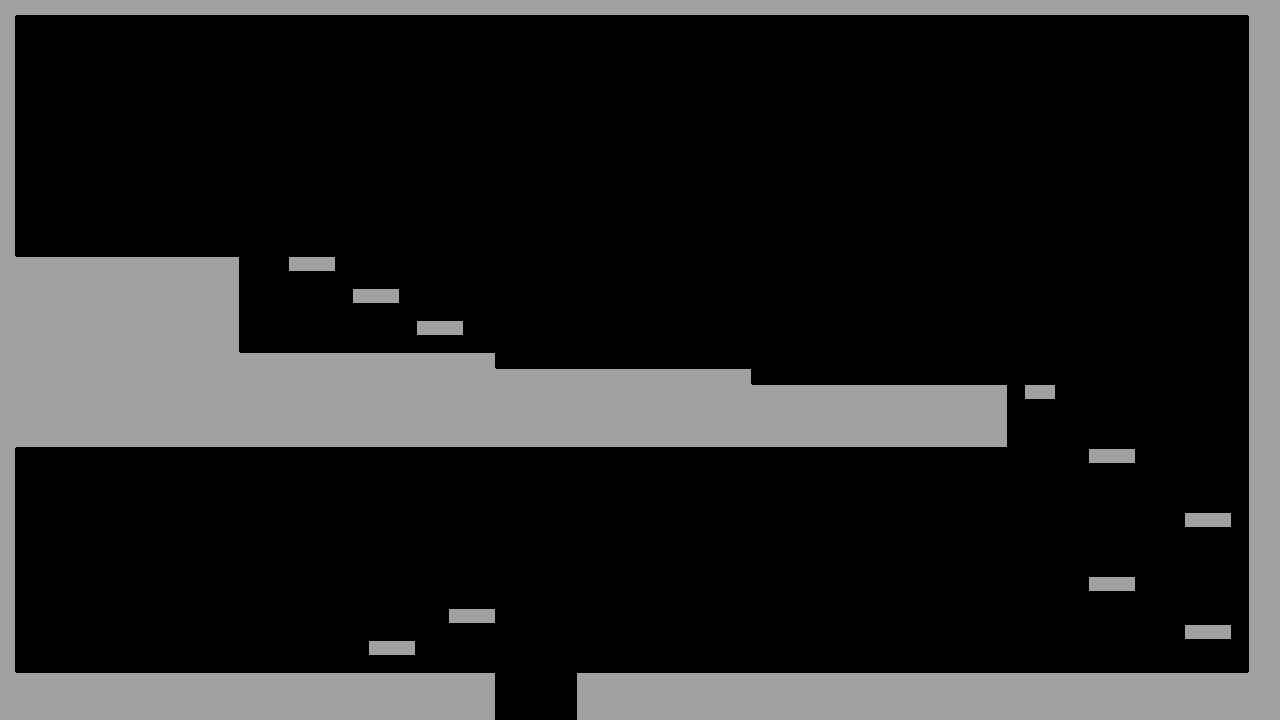

Below is a game level as drawn by its tile map, then a one-line description and the .tmx file that defines it, in full:
An orthogonal 80x45 tile map with 16x16 px tiles, 1 tile layer (Tile Layer 1).

<map version="1.10" tiledversion="1.11.2" orientation="orthogonal" renderorder="right-down" width="80" height="45" tilewidth="16" tileheight="16" infinite="0" nextlayerid="2" nextobjectid="1">
 <editorsettings>
  <export target="Level1.lua" format="lua" />
 </editorsettings>
 <tileset firstgid="1" name="MetalTiles" tilewidth="16" tileheight="16" tilecount="16" columns="4">
  <image source="tilesmetal.png" width="64" height="64" />
 </tileset>
 <layer id="1" name="Tile Layer 1" width="80" height="45">
  <data encoding="csv">
6,10,10,10,10,10,10,10,10,10,10,10,10,10,10,10,10,10,10,10,10,10,10,10,10,10,10,10,10,10,10,10,10,10,10,10,10,10,10,10,10,10,10,10,10,10,10,10,10,10,10,10,10,10,10,10,10,10,10,10,10,10,10,10,10,10,10,10,10,10,10,10,10,10,10,10,10,10,6,6,
7,0,0,0,0,0,0,0,0,0,0,0,0,0,0,0,0,0,0,0,0,0,0,0,0,0,0,0,0,0,0,0,0,0,0,0,0,0,0,0,0,0,0,0,0,0,0,0,0,0,0,0,0,0,0,0,0,0,0,0,0,0,0,0,0,0,0,0,0,0,0,0,0,0,0,0,0,0,5,6,
7,0,0,0,0,0,0,0,0,0,0,0,0,0,0,0,0,0,0,0,0,0,0,0,0,0,0,0,0,0,0,0,0,0,0,0,0,0,0,0,0,0,0,0,0,0,0,0,0,0,0,0,0,0,0,0,0,0,0,0,0,0,0,0,0,0,0,0,0,0,0,0,0,0,0,0,0,0,5,6,
7,0,0,0,0,0,0,0,0,0,0,0,0,0,0,0,0,0,0,0,0,0,0,0,0,0,0,0,0,0,0,0,0,0,0,0,0,0,0,0,0,0,0,0,0,0,0,0,0,0,0,0,0,0,0,0,0,0,0,0,0,0,0,0,0,0,0,0,0,0,0,0,0,0,0,0,0,0,5,6,
7,0,0,0,0,0,0,0,0,0,0,0,0,0,0,0,0,0,0,0,0,0,0,0,0,0,0,0,0,0,0,0,0,0,0,0,0,0,0,0,0,0,0,0,0,0,0,0,0,0,0,0,0,0,0,0,0,0,0,0,0,0,0,0,0,0,0,0,0,0,0,0,0,0,0,0,0,0,5,6,
7,0,0,0,0,0,0,0,0,0,0,0,0,0,0,0,0,0,0,0,0,0,0,0,0,0,0,0,0,0,0,0,0,0,0,0,0,0,0,0,0,0,0,0,0,0,0,0,0,0,0,0,0,0,0,0,0,0,0,0,0,0,0,0,0,0,0,0,0,0,0,0,0,0,0,0,0,0,5,6,
7,0,0,0,0,0,0,0,0,0,0,0,0,0,0,0,0,0,0,0,0,0,0,0,0,0,0,0,0,0,0,0,0,0,0,0,0,0,0,0,0,0,0,0,0,0,0,0,0,0,0,0,0,0,0,0,0,0,0,0,0,0,0,0,0,0,0,0,0,0,0,0,0,0,0,0,0,0,5,6,
7,0,0,0,0,0,0,0,0,0,0,0,0,0,0,0,0,0,0,0,0,0,0,0,0,0,0,0,0,0,0,0,0,0,0,0,0,0,0,0,0,0,0,0,0,0,0,0,0,0,0,0,0,0,0,0,0,0,0,0,0,0,0,0,0,0,0,0,0,0,0,0,0,0,0,0,0,0,5,6,
7,0,0,0,0,0,0,0,0,0,0,0,0,0,0,0,0,0,0,0,0,0,0,0,0,0,0,0,0,0,0,0,0,0,0,0,0,0,0,0,0,0,0,0,0,0,0,0,0,0,0,0,0,0,0,0,0,0,0,0,0,0,0,0,0,0,0,0,0,0,0,0,0,0,0,0,0,0,5,6,
7,0,0,0,0,0,0,0,0,0,0,0,0,0,0,0,0,0,0,0,0,0,0,0,0,0,0,0,0,0,0,0,0,0,0,0,0,0,0,0,0,0,0,0,0,0,0,0,0,0,0,0,0,0,0,0,0,0,0,0,0,0,0,0,0,0,0,0,0,0,0,0,0,0,0,0,0,0,5,6,
7,0,0,0,0,0,0,0,0,0,0,0,0,0,0,0,0,0,0,0,0,0,0,0,0,0,0,0,0,0,0,0,0,0,0,0,0,0,0,0,0,0,0,0,0,0,0,0,0,0,0,0,0,0,0,0,0,0,0,0,0,0,0,0,0,0,0,0,0,0,0,0,0,0,0,0,0,0,5,6,
7,0,0,0,0,0,0,0,0,0,0,0,0,0,0,0,0,0,0,0,0,0,0,0,0,0,0,0,0,0,0,0,0,0,0,0,0,0,0,0,0,0,0,0,0,0,0,0,0,0,0,0,0,0,0,0,0,0,0,0,0,0,0,0,0,0,0,0,0,0,0,0,0,0,0,0,0,0,5,6,
7,0,0,0,0,0,0,0,0,0,0,0,0,0,0,0,0,0,0,0,0,0,0,0,0,0,0,0,0,0,0,0,0,0,0,0,0,0,0,0,0,0,0,0,0,0,0,0,0,0,0,0,0,0,0,0,0,0,0,0,0,0,0,0,0,0,0,0,0,0,0,0,0,0,0,0,0,0,5,6,
7,0,0,0,0,0,0,0,0,0,0,0,0,0,0,0,0,0,0,0,0,0,0,0,0,0,0,0,0,0,0,0,0,0,0,0,0,0,0,0,0,0,0,0,0,0,0,0,0,0,0,0,0,0,0,0,0,0,0,0,0,0,0,0,0,0,0,0,0,0,0,0,0,0,0,0,0,0,5,6,
7,0,0,0,0,0,0,0,0,0,0,0,0,0,0,0,0,0,0,0,0,0,0,0,0,0,0,0,0,0,0,0,0,0,0,0,0,0,0,0,0,0,0,0,0,0,0,0,0,0,0,0,0,0,0,0,0,0,0,0,0,0,0,0,0,0,0,0,0,0,0,0,0,0,0,0,0,0,5,6,
7,0,0,0,0,0,0,0,0,0,0,0,0,0,0,0,0,0,0,0,0,0,0,0,0,0,0,0,0,0,0,0,0,0,0,0,0,0,0,0,0,0,0,0,0,0,0,0,0,0,0,0,0,0,0,0,0,0,0,0,0,0,0,0,0,0,0,0,0,0,0,0,0,0,0,0,0,0,5,6,
6,2,2,2,2,2,2,2,2,2,2,2,2,2,3,0,0,0,13,14,15,0,0,0,0,0,0,0,0,0,0,0,0,0,0,0,0,0,0,0,0,0,0,0,0,0,0,0,0,0,0,0,0,0,0,0,0,0,0,0,0,0,0,0,0,0,0,0,0,0,0,0,0,0,0,0,0,0,5,6,
6,6,6,6,6,6,6,6,6,6,6,6,6,6,7,0,0,0,0,0,0,0,0,0,0,0,0,0,0,0,0,0,0,0,0,0,0,0,0,0,0,0,0,0,0,0,0,0,0,0,0,0,0,0,0,0,0,0,0,0,0,0,0,0,0,0,0,0,0,0,0,0,0,0,0,0,0,0,5,6,
6,6,6,6,6,6,6,6,6,6,6,6,6,6,7,0,0,0,0,0,0,0,13,14,15,0,0,0,0,0,0,0,0,0,0,0,0,0,0,0,0,0,0,0,0,0,0,0,0,0,0,0,0,0,0,0,0,0,0,0,0,0,0,0,0,0,0,0,0,0,0,0,0,0,0,0,0,0,5,6,
6,6,6,6,6,6,6,6,6,6,6,6,6,6,7,0,0,0,0,0,0,0,0,0,0,0,0,0,0,0,0,0,0,0,0,0,0,0,0,0,0,0,0,0,0,0,0,0,0,0,0,0,0,0,0,0,0,0,0,0,0,0,0,0,0,0,0,0,0,0,0,0,0,0,0,0,0,0,5,6,
6,6,6,6,6,6,6,6,6,6,6,6,6,6,7,0,0,0,0,0,0,0,0,0,0,0,13,14,15,0,0,0,0,0,0,0,0,0,0,0,0,0,0,0,0,0,0,0,0,0,0,0,0,0,0,0,0,0,0,0,0,0,0,0,0,0,0,0,0,0,0,0,0,0,0,0,0,0,5,6,
6,6,6,6,6,6,6,6,6,6,6,6,6,6,7,0,0,0,0,0,0,0,0,0,0,0,0,0,0,0,0,0,0,0,0,0,0,0,0,0,0,0,0,0,0,0,0,0,0,0,0,0,0,0,0,0,0,0,0,0,0,0,0,0,0,0,0,0,0,0,0,0,0,0,0,0,0,0,5,6,
6,6,6,6,6,6,6,6,6,6,6,6,6,6,6,2,2,2,2,2,2,2,2,2,2,2,2,2,2,2,3,0,0,0,0,0,0,0,0,0,0,0,0,0,0,0,0,0,0,0,0,0,0,0,0,0,0,0,0,0,0,0,0,0,0,0,0,0,0,0,0,0,0,0,0,0,0,0,5,6,
6,6,6,6,6,6,6,6,6,6,6,6,6,6,6,6,6,6,6,6,6,6,6,6,6,6,6,6,6,6,6,2,2,2,2,2,2,2,2,2,2,2,2,2,2,2,3,0,0,0,0,0,0,0,0,0,0,0,0,0,0,0,0,0,0,0,0,0,0,0,0,0,0,0,0,0,0,0,5,6,
6,6,6,6,6,6,6,6,6,6,6,6,6,6,6,6,6,6,6,6,6,6,6,6,6,6,6,6,6,6,6,6,6,6,6,6,6,6,6,6,6,6,6,6,6,6,6,2,2,2,2,2,2,2,2,2,2,2,2,2,2,2,3,0,13,15,0,0,0,0,0,0,0,0,0,0,0,0,5,6,
6,6,6,6,6,6,6,6,6,6,6,6,6,6,6,6,6,6,6,6,6,6,6,6,6,6,6,6,6,6,6,6,6,6,6,6,6,6,6,6,6,6,6,6,6,6,6,6,6,6,6,6,6,6,6,6,6,6,6,6,6,6,7,0,0,0,0,0,0,0,0,0,0,0,0,0,0,0,5,6,
6,6,6,6,6,6,6,6,6,6,6,6,6,6,6,6,6,6,6,6,6,6,6,6,6,6,6,6,6,6,6,6,6,6,6,6,6,6,6,6,6,6,6,6,6,6,6,6,6,6,6,6,6,6,6,6,6,6,6,6,6,6,7,0,0,0,0,0,0,0,0,0,0,0,0,0,0,0,5,6,
6,10,10,10,10,10,10,10,10,10,10,10,10,10,10,10,10,10,10,10,10,10,10,10,10,10,10,10,10,10,10,10,10,10,10,10,10,10,10,10,10,10,10,10,10,10,10,10,10,10,10,10,10,10,10,10,10,10,10,10,10,10,11,0,0,0,0,0,0,0,0,0,0,0,0,0,0,0,5,6,
7,0,0,0,0,0,0,0,0,0,0,0,0,0,0,0,0,0,0,0,0,0,0,0,0,0,0,0,0,0,0,0,0,0,0,0,0,0,0,0,0,0,0,0,0,0,0,0,0,0,0,0,0,0,0,0,0,0,0,0,0,0,0,0,0,0,0,0,13,14,15,0,0,0,0,0,0,0,5,6,
7,0,0,0,0,0,0,0,0,0,0,0,0,0,0,0,0,0,0,0,0,0,0,0,0,0,0,0,0,0,0,0,0,0,0,0,0,0,0,0,0,0,0,0,0,0,0,0,0,0,0,0,0,0,0,0,0,0,0,0,0,0,0,0,0,0,0,0,0,0,0,0,0,0,0,0,0,0,5,6,
7,0,0,0,0,0,0,0,0,0,0,0,0,0,0,0,0,0,0,0,0,0,0,0,0,0,0,0,0,0,0,0,0,0,0,0,0,0,0,0,0,0,0,0,0,0,0,0,0,0,0,0,0,0,0,0,0,0,0,0,0,0,0,0,0,0,0,0,0,0,0,0,0,0,0,0,0,0,5,6,
7,0,0,0,0,0,0,0,0,0,0,0,0,0,0,0,0,0,0,0,0,0,0,0,0,0,0,0,0,0,0,0,0,0,0,0,0,0,0,0,0,0,0,0,0,0,0,0,0,0,0,0,0,0,0,0,0,0,0,0,0,0,0,0,0,0,0,0,0,0,0,0,0,0,0,0,0,0,5,6,
7,0,0,0,0,0,0,0,0,0,0,0,0,0,0,0,0,0,0,0,0,0,0,0,0,0,0,0,0,0,0,0,0,0,0,0,0,0,0,0,0,0,0,0,0,0,0,0,0,0,0,0,0,0,0,0,0,0,0,0,0,0,0,0,0,0,0,0,0,0,0,0,0,0,13,14,15,0,5,6,
7,0,0,0,0,0,0,0,0,0,0,0,0,0,0,0,0,0,0,0,0,0,0,0,0,0,0,0,0,0,0,0,0,0,0,0,0,0,0,0,0,0,0,0,0,0,0,0,0,0,0,0,0,0,0,0,0,0,0,0,0,0,0,0,0,0,0,0,0,0,0,0,0,0,0,0,0,0,5,6,
7,0,0,0,0,0,0,0,0,0,0,0,0,0,0,0,0,0,0,0,0,0,0,0,0,0,0,0,0,0,0,0,0,0,0,0,0,0,0,0,0,0,0,0,0,0,0,0,0,0,0,0,0,0,0,0,0,0,0,0,0,0,0,0,0,0,0,0,0,0,0,0,0,0,0,0,0,0,5,6,
7,0,0,0,0,0,0,0,0,0,0,0,0,0,0,0,0,0,0,0,0,0,0,0,0,0,0,0,0,0,0,0,0,0,0,0,0,0,0,0,0,0,0,0,0,0,0,0,0,0,0,0,0,0,0,0,0,0,0,0,0,0,0,0,0,0,0,0,0,0,0,0,0,0,0,0,0,0,5,6,
7,0,0,0,0,0,0,0,0,0,0,0,0,0,0,0,0,0,0,0,0,0,0,0,0,0,0,0,0,0,0,0,0,0,0,0,0,0,0,0,0,0,0,0,0,0,0,0,0,0,0,0,0,0,0,0,0,0,0,0,0,0,0,0,0,0,0,0,13,14,15,0,0,0,0,0,0,0,5,6,
7,0,0,0,0,0,0,0,0,0,0,0,0,0,0,0,0,0,0,0,0,0,0,0,0,0,0,0,0,0,0,0,0,0,0,0,0,0,0,0,0,0,0,0,0,0,0,0,0,0,0,0,0,0,0,0,0,0,0,0,0,0,0,0,0,0,0,0,0,0,0,0,0,0,0,0,0,0,5,6,
7,0,0,0,0,0,0,0,0,0,0,0,0,0,0,0,0,0,0,0,0,0,0,0,0,0,0,0,13,14,15,0,0,0,0,0,0,0,0,0,0,0,0,0,0,0,0,0,0,0,0,0,0,0,0,0,0,0,0,0,0,0,0,0,0,0,0,0,0,0,0,0,0,0,0,0,0,0,5,6,
7,0,0,0,0,0,0,0,0,0,0,0,0,0,0,0,0,0,0,0,0,0,0,0,0,0,0,0,0,0,0,0,0,0,0,0,0,0,0,0,0,0,0,0,0,0,0,0,0,0,0,0,0,0,0,0,0,0,0,0,0,0,0,0,0,0,0,0,0,0,0,0,0,0,13,14,15,0,5,6,
7,0,0,0,0,0,0,0,0,0,0,0,0,0,0,0,0,0,0,0,0,0,0,13,14,15,0,0,0,0,0,0,0,0,0,0,0,0,0,0,0,0,0,0,0,0,0,0,0,0,0,0,0,0,0,0,0,0,0,0,0,0,0,0,0,0,0,0,0,0,0,0,0,0,0,0,0,0,5,6,
7,0,0,0,0,0,0,0,0,0,0,0,0,0,0,0,0,0,0,0,0,0,0,0,0,0,0,0,0,0,0,0,0,0,0,0,0,0,0,0,0,0,0,0,0,0,0,0,0,0,0,0,0,0,0,0,0,0,0,0,0,0,0,0,0,0,0,0,0,0,0,0,0,0,0,0,0,0,5,6,
6,2,2,2,2,2,2,2,2,2,2,2,2,2,2,2,2,2,2,2,2,2,2,2,2,2,2,2,2,2,3,0,0,0,0,0,1,2,2,2,2,2,2,2,2,2,2,2,2,2,2,2,2,2,2,2,2,2,2,2,2,2,2,2,2,2,2,2,2,2,2,2,2,2,2,2,2,2,6,6,
6,6,6,6,6,6,6,6,6,6,6,6,6,6,6,6,6,6,6,6,6,6,6,6,6,6,6,6,6,6,7,0,0,0,0,0,5,6,6,6,6,6,6,6,6,6,6,6,6,6,6,6,6,6,6,6,6,6,6,6,6,6,6,6,6,6,6,6,6,6,6,6,6,6,6,6,6,6,6,6,
6,6,6,6,6,6,6,6,6,6,6,6,6,6,6,6,6,6,6,6,6,6,6,6,6,6,6,6,6,6,7,0,0,0,0,0,5,6,6,6,6,6,6,6,6,6,6,6,6,6,6,6,6,6,6,6,6,6,6,6,6,6,6,6,6,6,6,6,6,6,6,6,6,6,6,6,6,6,6,6
</data>
 </layer>
</map>